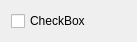
<?xml version="1.0" encoding="UTF-8"?>
<ui version="4.0">
 <class>Destination</class>
 <widget class="QWidget" name="Destination">
  <property name="geometry">
   <rect>
    <x>0</x>
    <y>0</y>
    <width>137</width>
    <height>41</height>
   </rect>
  </property>
  <property name="windowTitle">
   <string>Form</string>
  </property>
  <layout class="QHBoxLayout" name="horizontalLayout">
   <item>
    <widget class="QCheckBox" name="Checkbox">
     <property name="text">
      <string>CheckBox</string>
     </property>
    </widget>
   </item>
   <item>
    <spacer name="HSpacer">
     <property name="orientation">
      <enum>Qt::Horizontal</enum>
     </property>
     <property name="sizeHint" stdset="0">
      <size>
       <width>40</width>
       <height>20</height>
      </size>
     </property>
    </spacer>
   </item>
  </layout>
 </widget>
 <resources/>
 <connections/>
</ui>
